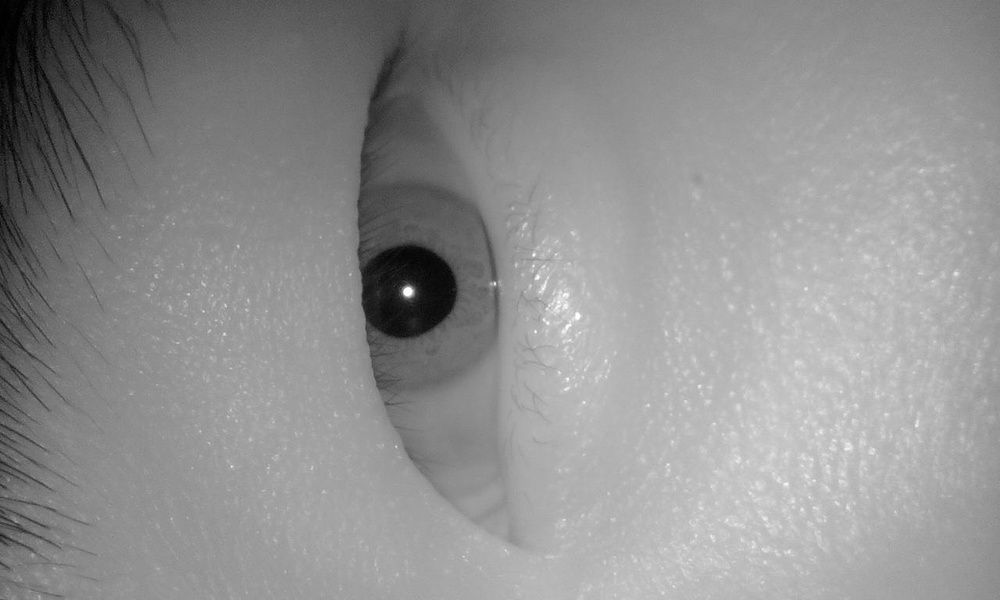
#> input picture iris-data/testdata/IMG_20100102_063122.jpg, 1000 x 600 px, shrunk from 1280 x 768 before the run; its folder holds 4 pictures in this run
$ python tran.py
#> lines starting #> are read from the running program, lines starting #| are printed output that depends on the picture
import glob
import Image
import os
path=glob.glob("./testdata/*.jpg")
for img in path:
 image=Image.open(img)
#> image is the input picture: PIL image 1000x600 RGB; min 0, max 255, mean 143.6
 image=image.rotate(90)
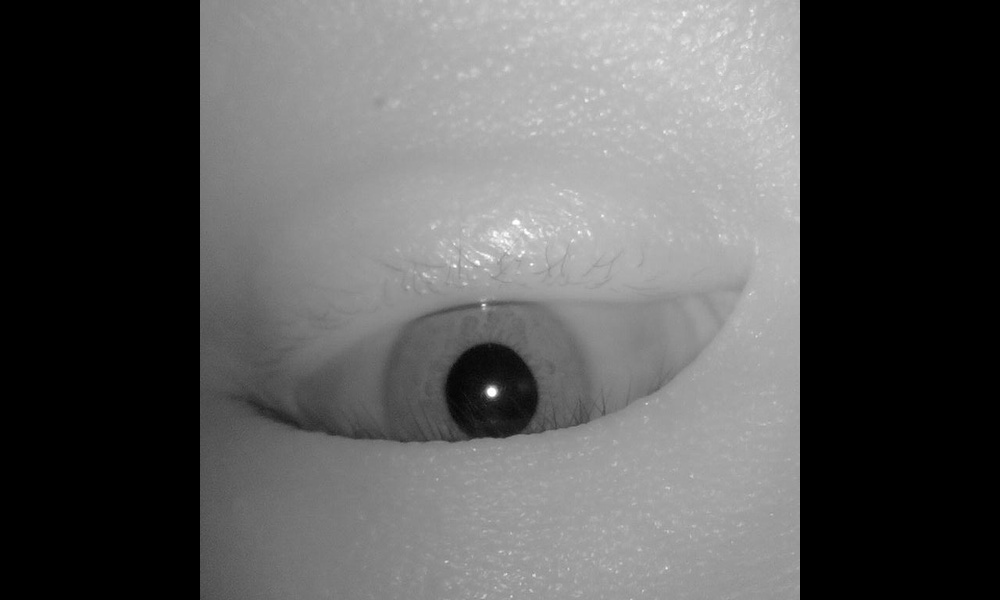
#> image: PIL image 1000x600 RGB; min 0, max 255, mean 88.2
 image.save(img)
#> pass 2 of the loop `for img in path:`:
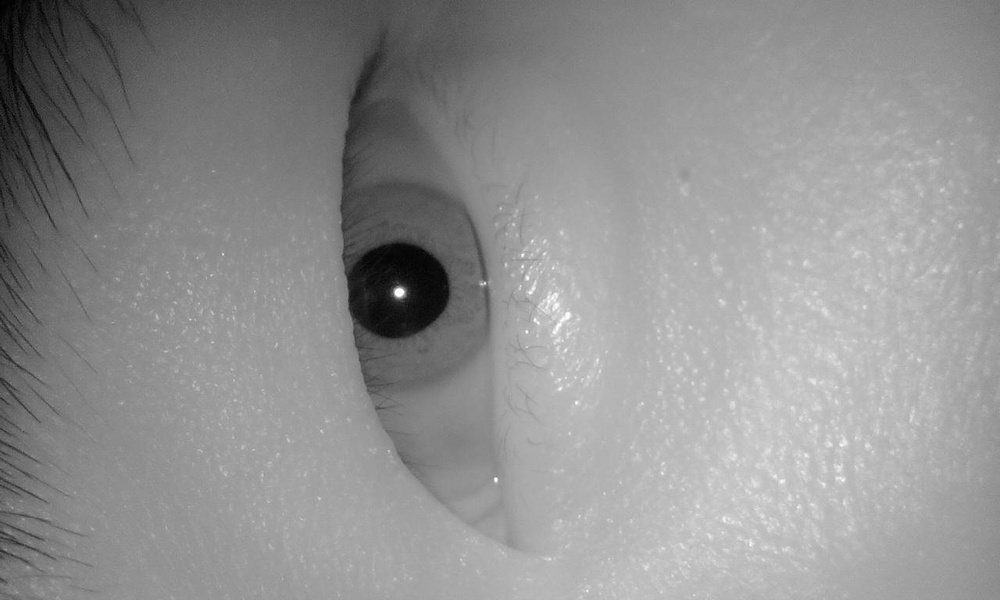
#> input picture iris-data/testdata/IMG_20100102_063124.jpg, 1000 x 600 px, shrunk from 1280 x 768 before the run
#> image is the input picture: PIL image 1000x600 RGB; min 0, max 255, mean 144.4
#> `image=image.rotate(90)`:
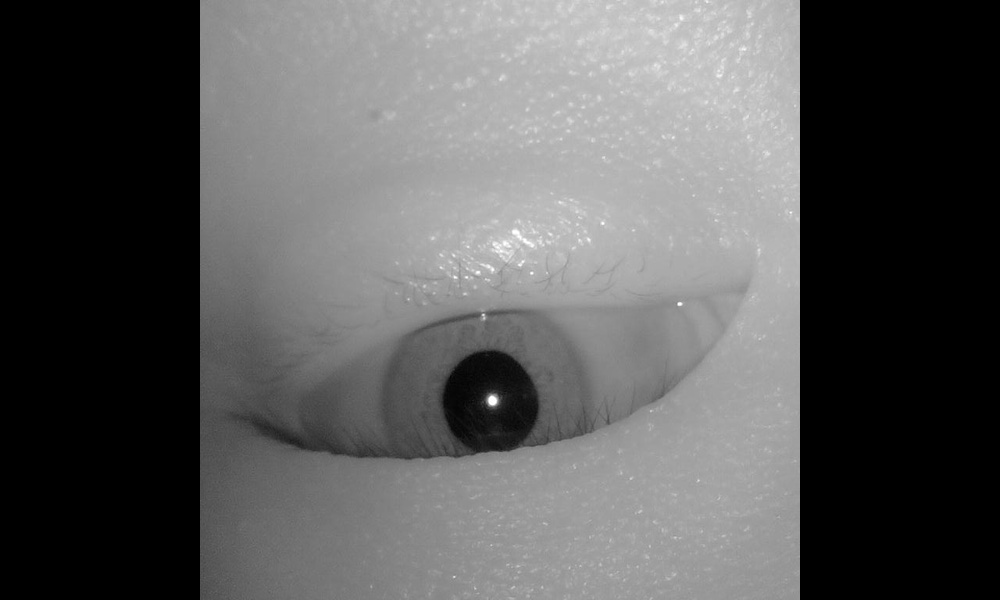
#> image: PIL image 1000x600 RGB; min 0, max 255, mean 88.4
#> pass 3 of the loop `for img in path:`:
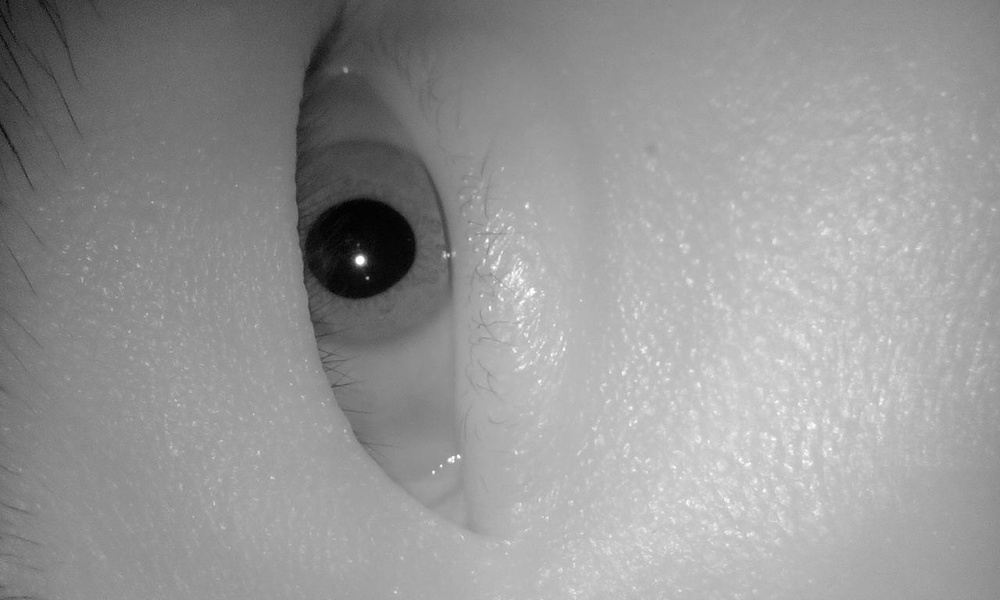
#> input picture iris-data/testdata/IMG_20100102_063125.jpg, 1000 x 600 px, shrunk from 1280 x 768 before the run
#> image is the input picture: PIL image 1000x600 RGB; min 0, max 255, mean 149.8
#> `image=image.rotate(90)`:
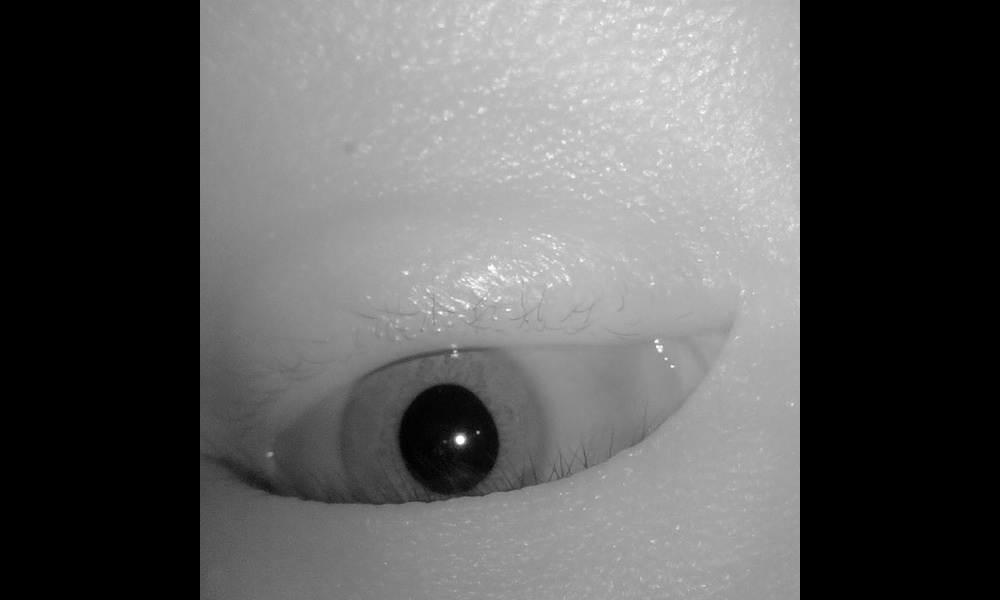
#> image: PIL image 1000x600 RGB; min 0, max 255, mean 90.9
#> the loop made 4 passes; the first 3 are shown
